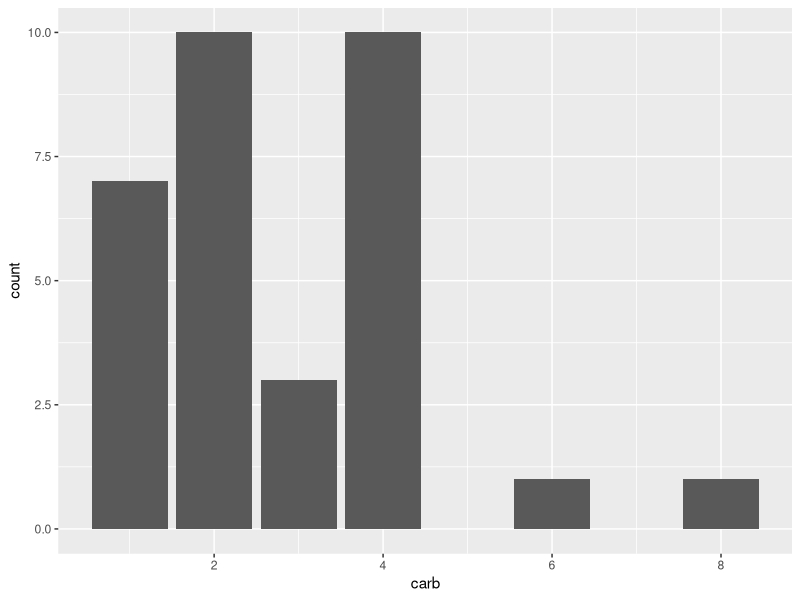
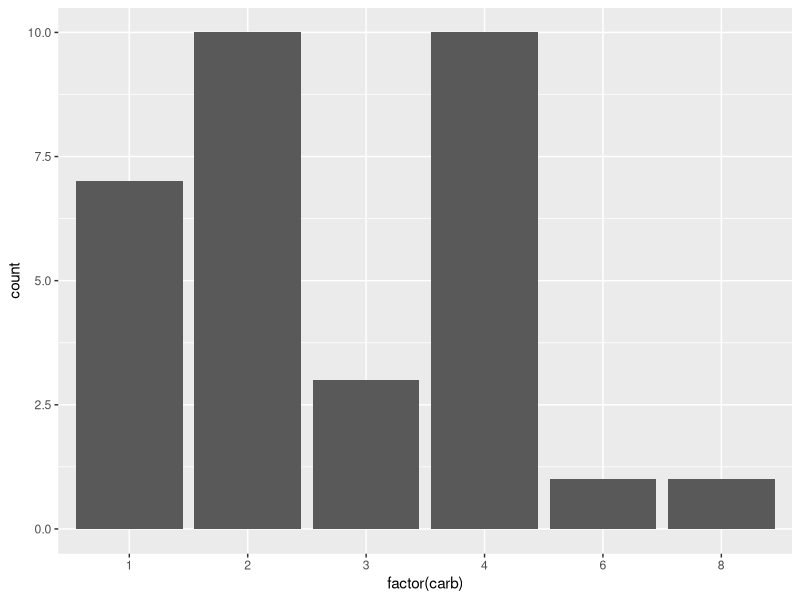
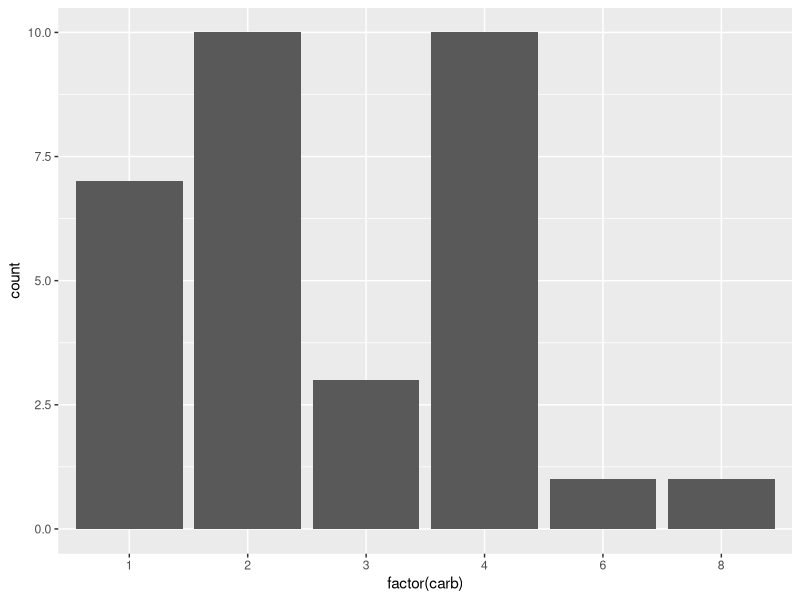
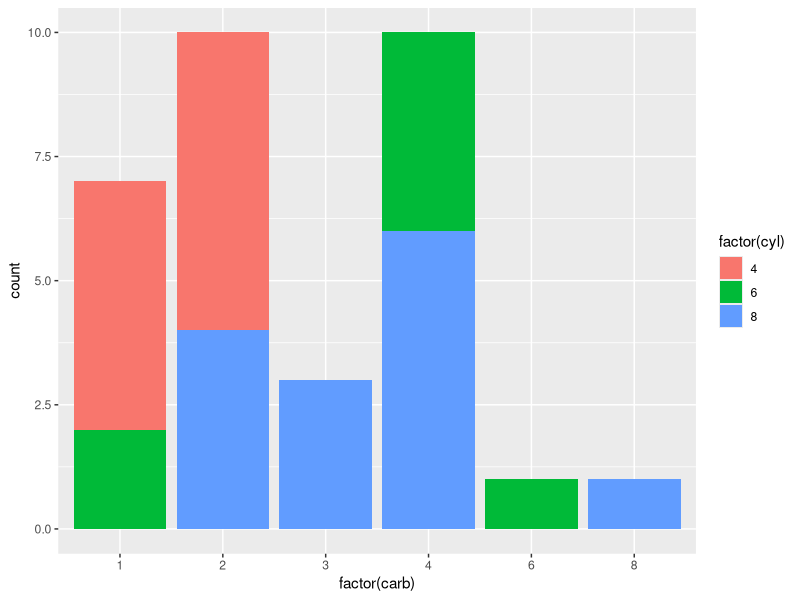
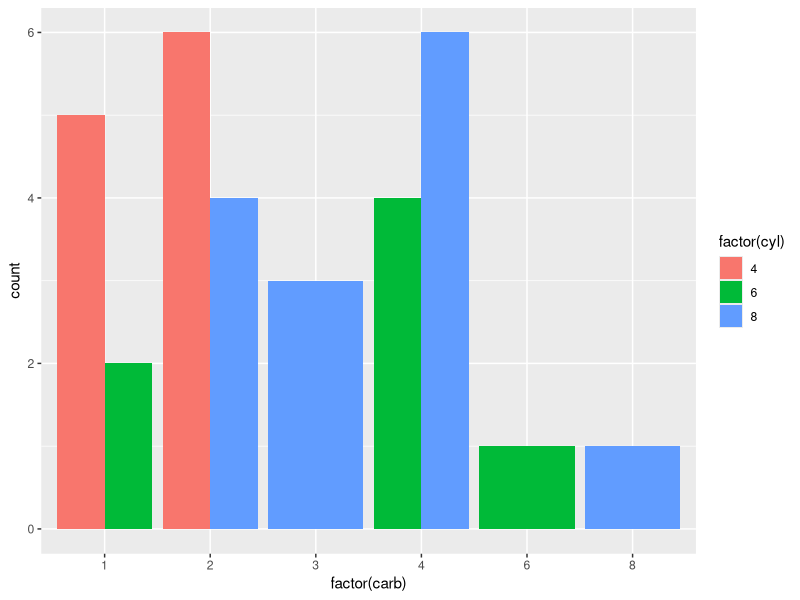
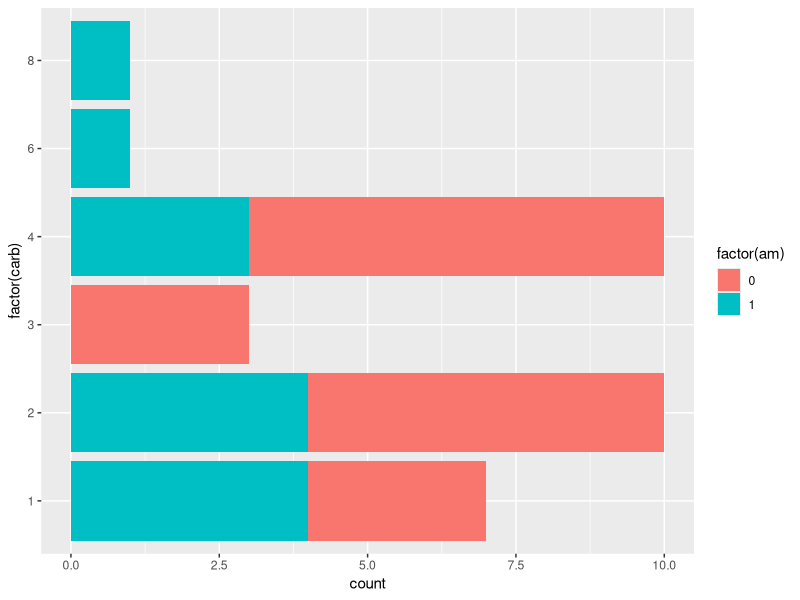
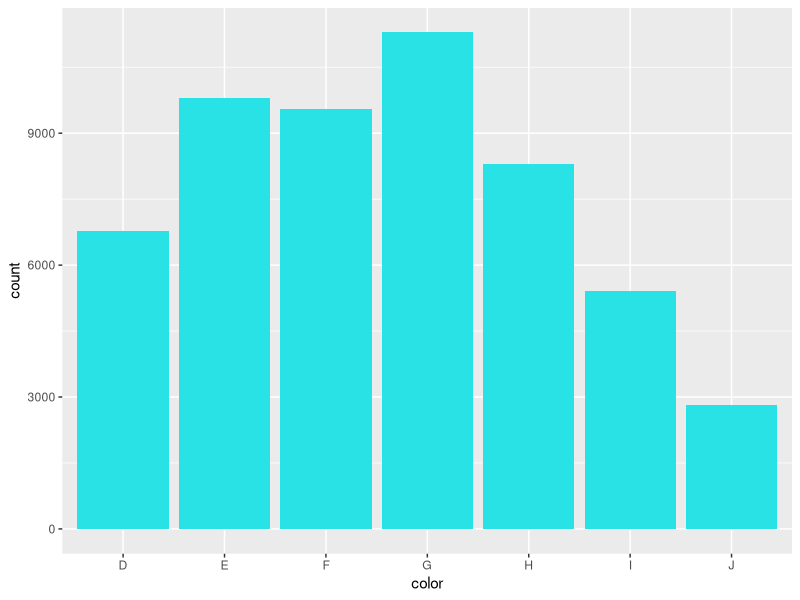
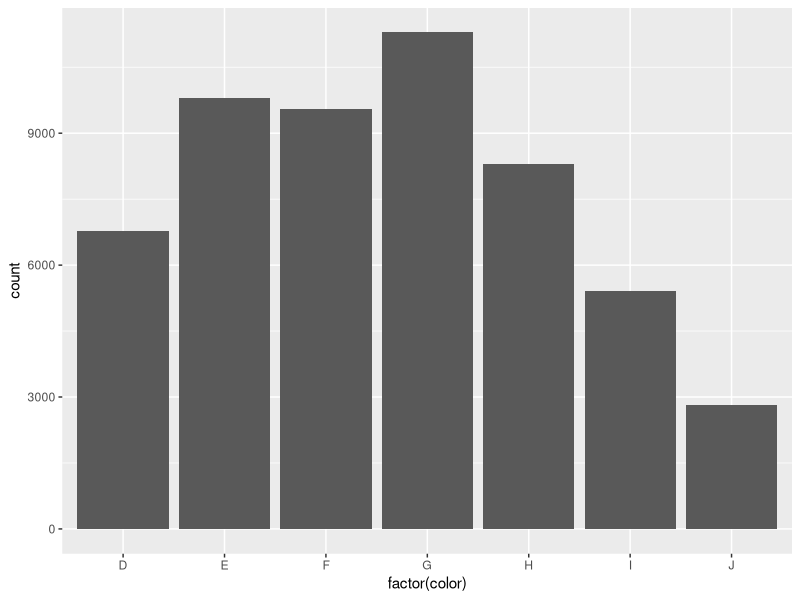

Recreate these plots in R, in order. (Note: this script raises an error after producing the figures.)
#install.packages("ggplot2")
library(ggplot2)

### barplot

head(mtcars)

ggplot(data = mtcars, aes(carb)) + geom_bar()
ggplot(data = mtcars, aes(factor(carb))) + geom_bar()
ggplot(data = mtcars) + geom_bar(aes(factor(carb)))
ggplot(data = mtcars) + geom_bar(aes(factor(carb),fill=factor(cyl)))
ggplot(data = mtcars) + geom_bar(aes(x=factor(carb),fill=factor(cyl)),position='dodge')
ggplot(data = mtcars) + geom_bar(aes(factor(carb),fill=factor(am))) + coord_flip()

head(diamonds)
dataset = diamonds
ggplot(data = dataset, aes(color)) + geom_bar(fill=5)
p <-  ggplot(data = dataset)
p + geom_bar(aes(factor(color)))
p + geom_bar(aes(factor(color),fill=factor(clarity)))
p + geom_bar(aes(factor(color),fill=factor(clarity)),position='dodge')

# PRICE LEVEL
summary(diamonds$price)
# 1000, 5000
pricelevel <- (diamonds$price>1000) + (diamonds$price > 5000)
is.vector(pricelevel)
#pricelevel[pricelevel==2]
dataset$pricelevel <-  as.factor(as.integer(pricelevel))

p <-  ggplot(data = dataset)
p + geom_bar(aes(factor(color),fill=factor(clarity))) + 
  facet_wrap(~pricelevel)

### boxplot
p + geom_boxplot(aes(x=factor(clarity),y=price))
p + geom_boxplot(aes(x=factor(clarity),y=price)) + geom_jitter()
p + geom_boxplot(aes(x=factor(clarity),y=price)) + 
  geom_jitter(aes(x=factor(clarity),y=price))

### point and smooth
p <- ggplot(dataset, aes(x=carat,y=price))
p + geom_smooth()
p + geom_smooth() + geom_point(aes(color=cut))

### density and histogram 
ggplot(dataset, aes(x=price)) + geom_histogram(bins=10)
ggplot(dataset, aes(x=price)) + geom_histogram(bins=30)
ggplot(dataset, aes(x=price)) + geom_density(color=5,fill=9)
ggplot(dataset, aes(x=price,y=carat)) + geom_density2d(aes(fill=..level..))#,geom="polygon")
ggplot(dataset, aes(x=price,y=carat)) + 
  stat_density2d(aes(fill=..level..),geom="polygon") +
  geom_vline(aes(xintercept=3000)) + 
  geom_hline(aes(yintercept=0.8))


